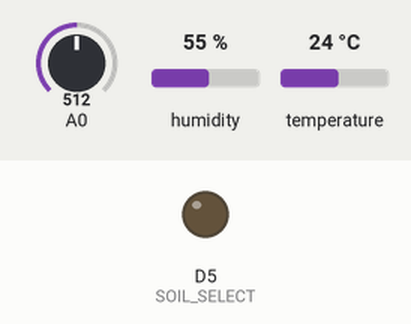
Simulated run of this sketch. Board: ESP8266 (NodeMCU). On the bench: output pins drawn as LEDs (lit = HIGH). The inputs (shaded band) are chosen by the test bench; at power-on: A0 = 512, humidity 55 %, temperature 24 °C. WiFi joins after 1.5 s; servers stay silent unless stated; uploads are accepted with an empty reply; what the sketch prints to the serial monitor is not drawn.

Above: at 3.3 s.
At 5.07 s:
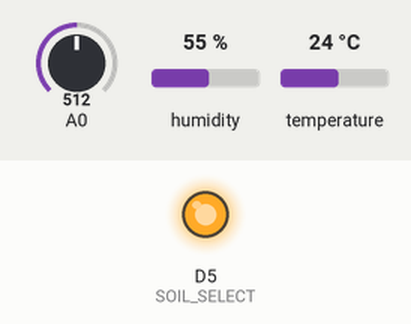
Timing chart, 0 to 8.1 s (numbered marks = the images above):
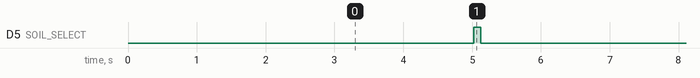

The sketch:

nepal_ews_sensor.ino
```cpp
#include <ESP8266WiFi.h>
#include <ESP8266HTTPClient.h>
#include <WiFiClient.h>
#include <DHT.h>

// ── WiFi credentials ──────────────────────────────────────
const char* WIFI_SSID     = "OnePlus Nord";   // <-- change this
const char* WIFI_PASSWORD = "howareuman";   // <-- change this

// ── Backend URL (your laptop IP) ──────────────────────────
const char* SERVER_URL = "http://10.12.4.32:5000/post-data";

// ── Pin definitions ───────────────────────────────────────
#define DHT_PIN        D4   // DHT11 data pin
#define DHT_TYPE       DHT11
#define SOIL_SELECT    D5   // Digital pin to switch A0 between sensors
                            // HIGH = read soil, LOW = read water level
// Both soil moisture signal and water level share A0 via a toggle pin
// If you only have one analog sensor at a time, just comment out the toggle logic

// ── Sensor read interval ──────────────────────────────────
const unsigned long INTERVAL_MS = 5000; // 5 seconds

DHT dht(DHT_PIN, DHT_TYPE);
WiFiClient wifiClient;

// ─────────────────────────────────────────────────────────

void setup() {
  Serial.begin(115200);
  delay(100);

  pinMode(SOIL_SELECT, OUTPUT);
  dht.begin();

  Serial.println("\n\n== Nepal EWS Sensor Node ==");
  Serial.print("Connecting to WiFi: ");
  Serial.println(WIFI_SSID);

  WiFi.begin(WIFI_SSID, WIFI_PASSWORD);
  while (WiFi.status() != WL_CONNECTED) {
    delay(500);
    Serial.print(".");
  }

  Serial.println("\nWiFi connected!");
  Serial.print("ESP8266 IP: ");
  Serial.println(WiFi.localIP());
  Serial.print("Sending data to: ");
  Serial.println(SERVER_URL);
  Serial.println("=========================\n");
}

// ─────────────────────────────────────────────────────────

int readSoilMoisture() {
  digitalWrite(SOIL_SELECT, HIGH); // route A0 to soil sensor
  delay(100);                      // settle time
  return analogRead(A0);
}

int readWaterLevel() {
  digitalWrite(SOIL_SELECT, LOW);  // route A0 to water level sensor
  delay(100);
  return analogRead(A0);
}

void sendData(int soil, int water, float temp, float hum) {
  if (WiFi.status() != WL_CONNECTED) {
    Serial.println("[ERROR] WiFi disconnected, skipping send");
    return;
  }

  HTTPClient http;
  http.begin(wifiClient, SERVER_URL);
  http.addHeader("Content-Type", "application/json");

  // Build JSON string manually (no ArduinoJson needed)
  String payload = "{";
  payload += "\"soil_moisture\":"  + String(soil)         + ",";
  payload += "\"water_level\":"    + String(water)        + ",";
  payload += "\"temperature\":"    + String(temp, 1)      + ",";
  payload += "\"humidity\":"       + String(hum, 1);
  payload += "}";

  Serial.print("[POST] ");
  Serial.println(payload);

  int httpCode = http.POST(payload);

  if (httpCode == 200) {
    String response = http.getString();
    Serial.print("[OK] Server: ");
    Serial.println(response);
  } else {
    Serial.print("[ERROR] HTTP code: ");
    Serial.println(httpCode);
  }

  http.end();
}

// ─────────────────────────────────────────────────────────

void loop() {
  static unsigned long lastSend = 0;

  if (millis() - lastSend >= INTERVAL_MS) {
    lastSend = millis();

    // Read DHT11
    float temperature = dht.readTemperature();
    float humidity    = dht.readHumidity();

    if (isnan(temperature) || isnan(humidity)) {
      Serial.println("[WARN] DHT11 read failed, using 0");
      temperature = 0;
      humidity    = 0;
    }

    // Read analog sensors (toggle between the two)
    int soilRaw  = readSoilMoisture();
    int waterRaw = readWaterLevel();

    Serial.printf("[READ] soil=%d  water=%d  temp=%.1f°C  hum=%.1f%%\n",
                  soilRaw, waterRaw, temperature, humidity);

    sendData(soilRaw, waterRaw, temperature, humidity);
  }
}
```

Measured:
- by itself, D5 (SOIL_SELECT): alternates HIGH for 0.10 s and LOW for 4.9 s
